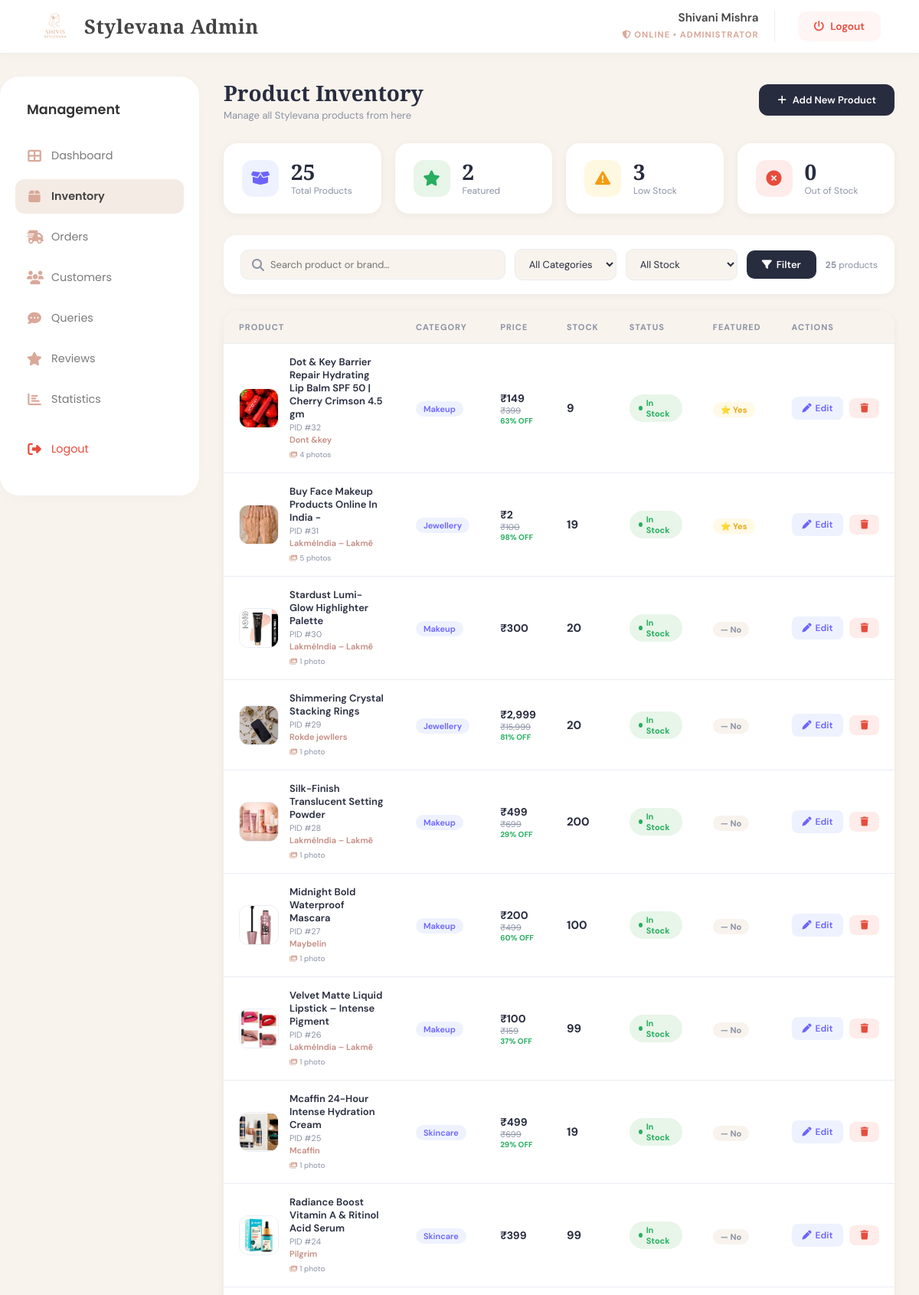
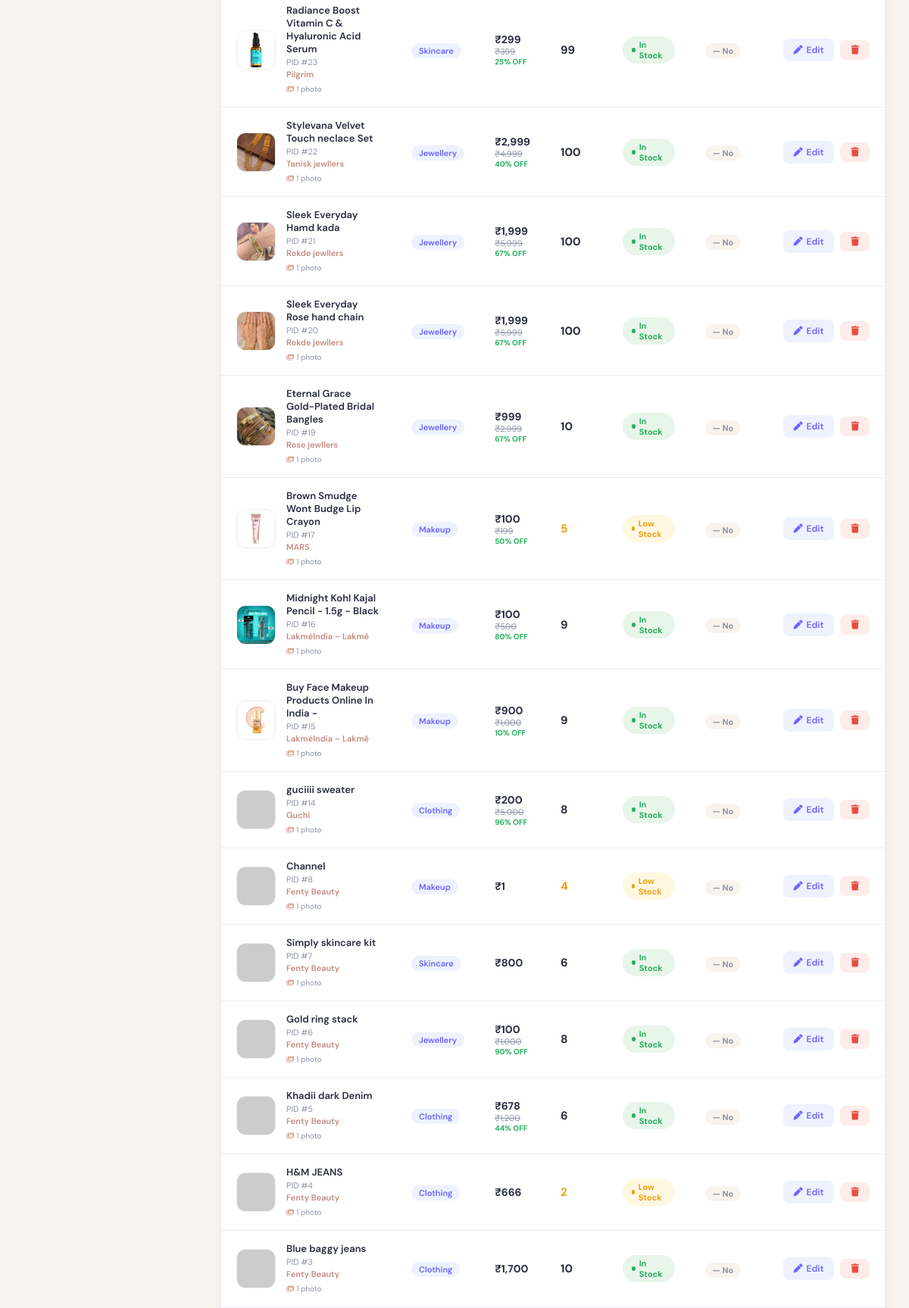
The page /admin-page/product.php (signed in, upper part) on the database its author committed (2 pictures, top to bottom).
### tables this page shows
CREATE TABLE `shop` (
  `pid` int NOT NULL AUTO_INCREMENT,
  `productname` varchar(255) DEFAULT NULL,
  `brand_name` varchar(100) DEFAULT 'Fenty Beauty',
  `productphoto` varchar(500) DEFAULT NULL,
  `productdescription` text,
  `category` varchar(45) DEFAULT NULL,
  `productprice` int DEFAULT NULL,
  `delivery_type` varchar(50) DEFAULT 'Free Delivery',
  `original_price` decimal(10,2) DEFAULT NULL,
  `offer_text` varchar(50) DEFAULT NULL,
  `stock_qty` int DEFAULT '10',
  `is_featured` tinyint(1) DEFAULT '0',
  `photo2` varchar(300) DEFAULT NULL,
  `photo3` varchar(300) DEFAULT NULL,
  `photo4` varchar(300) DEFAULT NULL,
  `photo5` varchar(300) DEFAULT NULL,
  PRIMARY KEY (`pid`)
);

### admin-page/product.php (the view, shortened to what this page needs)
<?php
$cn = make_connection();
$total_res   = mysqli_query($cn, "SELECT COUNT(*) as c FROM shop");
$total_prods = mysqli_fetch_assoc($total_res)['c'] ?? 0;
$out_res   = mysqli_query($cn, "SELECT COUNT(*) as c FROM shop WHERE stock_qty <= 0");
$out_count = mysqli_fetch_assoc($out_res)['c'] ?? 0;
$low_res   = mysqli_query($cn, "SELECT COUNT(*) as c FROM shop WHERE stock_qty > 0 AND stock_qty <= 5");
$low_count = mysqli_fetch_assoc($low_res)['c'] ?? 0;
$feat_res   = mysqli_query($cn, "SELECT COUNT(*) as c FROM shop WHERE is_featured = 1");
$feat_count = mysqli_fetch_assoc($feat_res)['c'] ?? 0;
$search       = isset($_GET['s'])     ? trim($_GET['s'])   : '';
$cat          = isset($_GET['cat'])   ? trim($_GET['cat']) : '';
$stock_filter = isset($_GET['stock']) ? trim($_GET['stock']) : '';
$where = "WHERE 1=1";
$rs           = mysqli_query($cn, "SELECT * FROM shop $where ORDER BY pid DESC");
$result_count = mysqli_num_rows($rs);
?>
<!DOCTYPE html>
<html lang="en">
<head>
  <link rel="stylesheet" href="https://cdnjs.cloudflare.com/ajax/libs/font-awesome/6.0.0-beta3/css/all.min.css">
</head>
<body>
<?php include("header.php"); ?>
<div class="admin-layout">
  <?php include("sidebar.php"); ?>
  <div class="main-area">
    <div class="topbar">
      <div>
        <h1>Product Inventory</h1>
        <p>Manage all Stylevana products from here</p>
      </div>
      <a href="addproduct.php" class="btn-add"><i class="fas fa-plus"></i> Add New Product</a>
    </div>
    <div class="stat-grid">
      <div class="stat-card">
        <div class="stat-icon si-total"><i class="fas fa-box-open"></i></div>
        <div><div class="stat-num"><?php echo $total_prods; ?></div><div class="stat-lbl">Total Products</div></div>
      </div>
      <div class="stat-card">
        <div class="stat-icon si-feat"><i class="fas fa-star"></i></div>
        <div><div class="stat-num"><?php echo $feat_count; ?></div><div class="stat-lbl">Featured</div></div>
      </div>
      <div class="stat-card">
        <div class="stat-icon si-low"><i class="fas fa-exclamation-triangle"></i></div>
        <div><div class="stat-num"><?php echo $low_count; ?></div><div class="stat-lbl">Low Stock</div></div>
      </div>
      <div class="stat-card">
        <div class="stat-icon si-out"><i class="fas fa-times-circle"></i></div>
        <div><div class="stat-num"><?php echo $out_count; ?></div><div class="stat-lbl">Out of Stock</div></div>
      </div>
    </div>
    <form method="GET" action="product.php" id="filterForm">
      <div class="filter-bar">
        <div class="search-wrap">
          <i class="fas fa-search"></i>
          <input type="text" name="s"
                 placeholder="Search product or brand…"
                 value="<?php echo htmlspecialchars($search); ?>"
                 autocomplete="off">
        </div>
        <select name="cat" class="f-select">
          <option value="">All Categories</option>
        </select>
        <select name="stock" class="f-select">
          <option value="">All Stock</option>
        </select>
        <button type="submit" class="f-btn"><i class="fas fa-filter"></i> Filter</button>
        <span class="result-count">
          <strong><?php echo $result_count; ?></strong> product<?php echo $result_count!=1?'s':''; ?>
        </span>
      </div>
    </form>
    <div class="table-card">
      <table>
        <thead>
          <tr>
            <th>Product</th>
            <th>Category</th>
            <th>Price</th>
            <th>Stock</th>
            <th>Status</th>
            <th>Featured</th>
            <th>Actions</th>
          </tr>
        </thead>
        <tbody>
          <?php if($result_count === 0): ?>
          <tr><td colspan="7">
            <div class="empty-state">
              <div class="emo">📦</div>
              <div>No products found<?php echo ($search||$cat||$stock_filter) ? ' matching your filters' : ''; ?>.</div>
              <?php if($search||$cat||$stock_filter): ?>
                <a href="product.php" class="try-clear"><i class="fas fa-times-circle"></i> Clear filters & try again</a>
              <?php endif; ?>
            </div>
          </td></tr>
          <?php else: ?>
          <?php while($row = mysqli_fetch_assoc($rs)):
            $stk = (int)$row['stock_qty'];
            if($stk <= 0)     { $badge='out-of-stock'; $btext='Out of Stock'; }
            elseif($stk <= 5) { $badge='low-stock';    $btext='Low Stock'; }
            else              { $badge='in-stock';      $btext='In Stock'; }
            $sell = (float)$row['productprice'];
            $mrp  = (!empty($row['original_price']) && (float)$row['original_price'] > 0)
                    ? (float)$row['original_price'] : $sell;
            $disc = ($mrp > $sell) ? round((($mrp - $sell) / $mrp) * 100) : 0;
            $feat = (!empty($row['is_featured']) && $row['is_featured'] == 1);
            $photo_count = 1;
            foreach(['photo2','photo3','photo4','photo5'] as $pcol) {
              if(!empty($row[$pcol])) $photo_count++;
            }
          ?>
          <tr>
            <td>
              <div class="prod-cell">
                <img src="<?php echo htmlspecialchars($row['productphoto']); ?>"
                     class="prod-thumb"
                     alt="<?php echo htmlspecialchars($row['productname']); ?>"
                     onerror="this.src='https://via.placeholder.com/52x52/f5f5f5/ccc?text=?'">
                <div>
                  <div class="prod-name"><?php echo htmlspecialchars($row['productname']); ?></div>
                  <div class="prod-pid">PID #<?php echo $row['pid']; ?></div>
                  <?php if(!empty($row['brand_name'])): ?>
                    <div class="prod-brand"><?php echo htmlspecialchars($row['brand_name']); ?></div>
                  <?php endif; ?>
                  <div class="photo-count">
                    <i class="fas fa-images"></i> <?php echo $photo_count; ?> photo<?php echo $photo_count>1?'s':''; ?>
                  </div>
                </div>
              </div>
            </td>
            <td><span class="cat-pill"><?php echo htmlspecialchars(ucfirst($row['category'])); ?></span></td>
            <td>
              <div class="price-cell">₹<?php echo number_format($sell); ?></div>
              <?php if($disc > 0): ?>
                <div class="price-old-sm">₹<?php echo number_format($mrp); ?></div>
                <div class="disc-sm"><?php echo $disc; ?>% OFF</div>
              <?php endif; ?>
            </td>
            <td style="font-weight:700; font-size:15px; color:<?php echo $stk<=0?'var(--red)':($stk<=5?'var(--orange)':'var(--dark)'); ?>">
              <?php echo $stk; ?>
            </td>
            <td><span class="badge <?php echo $badge; ?>"><?php echo $btext; ?></span></td>
            <td><span class="feat-pill <?php echo $feat?'yes':'no'; ?>"><?php echo $feat?'⭐ Yes':'— No'; ?></span></td>
            <td>
              <div class="actions-cell">
                <a href="modifyproduct.php?pid=<?php echo $row['pid']; ?>" class="action-btn edit">
                  <i class="fas fa-pen"></i> Edit
                </a>
                <a href="productdelet.php?r=<?php echo $row['pid']; ?>" class="action-btn delete"
                   onclick="return confirm('Remove this product from Stylevana?')">
                  <i class="fas fa-trash"></i>
                </a>
              </div>
            </td>
          </tr>
          <?php endwhile; ?>
          <?php endif; ?>
        </tbody>
      </table>
    </div>
  </div>
</div>
</body>
</html>

### admin-page/header.php (style rules this page uses)
:root { --bg: #F8F3ED; --rose: #D9A899; --white: #fff; --text: #444; --gray: #7A7A7A; --red: #e74c3c; }

### rows shown on the page
shop: productphoto (picture), productname "Dot & Key Barrier Repair Hydrating Lip Balm SPF 50 | Cherry Crimson 4.5 gm", pid "32", brand_name "Dont &key", photo_count "4", category "Makeup", productprice "149", original_price "399", disc "63", stock_qty "9", stock_qty "In Stock", is_featured "⭐ Yes"
shop: productphoto (picture), productname "Buy Face Makeup Products Online In India -", pid "31", brand_name "LakméIndia – Lakmē", photo_count "5", category "Jewellery", productprice "2", original_price "100", disc "98", stock_qty "19", stock_qty "In Stock", is_featured "⭐ Yes"
shop: productphoto (picture), productname "Stardust Lumi-Glow Highlighter Palette", pid "30", brand_name "LakméIndia – Lakmē", photo_count "1", category "Makeup", productprice "300", stock_qty "20", stock_qty "In Stock", is_featured "— No"
shop: productphoto (picture), productname "Shimmering Crystal Stacking Rings", pid "29", brand_name "Rokde jewllers", photo_count "1", category "Jewellery", productprice "2,999", original_price "15,999", disc "81", stock_qty "20", stock_qty "In Stock", is_featured "— No"
shop: productphoto (picture), productname "Silk-Finish Translucent Setting Powder", pid "28", brand_name "LakméIndia – Lakmē", photo_count "1", category "Makeup", productprice "499", original_price "699", disc "29", stock_qty "200", stock_qty "In Stock", is_featured "— No"
shop: productphoto (picture), productname "Midnight Bold Waterproof Mascara", pid "27", brand_name "Maybelin", photo_count "1", category "Makeup", productprice "200", original_price "499", disc "60", stock_qty "100", stock_qty "In Stock", is_featured "— No"
shop: productphoto (picture), productname "Velvet Matte Liquid Lipstick – Intense Pigment", pid "26", brand_name "LakméIndia – Lakmē", photo_count "1", category "Makeup", productprice "100", original_price "159", disc "37", stock_qty "99", stock_qty "In Stock", is_featured "— No"
shop: productphoto (picture), productname "Mcaffin 24-Hour Intense Hydration Cream", pid "25", brand_name "Mcaffin", photo_count "1", category "Skincare", productprice "499", original_price "699", disc "29", stock_qty "19", stock_qty "In Stock", is_featured "— No"
shop: productphoto (picture), productname "Radiance Boost Vitamin A & Ritinol Acid Serum", pid "24", brand_name "Pilgrim", photo_count "1", category "Skincare", productprice "399", stock_qty "99", stock_qty "In Stock", is_featured "— No"
shop: productphoto (picture), productname "Radiance Boost Vitamin C & Hyaluronic Acid Serum", pid "23", brand_name "Pilgrim", photo_count "1", category "Skincare", productprice "299", original_price "399", disc "25", stock_qty "99", stock_qty "In Stock", is_featured "— No"
shop: productphoto (picture), productname "Stylevana Velvet Touch neclace Set", pid "22", brand_name "Tanisk jewllers", photo_count "1", category "Jewellery", productprice "2,999", original_price "4,999", disc "40", stock_qty "100", stock_qty "In Stock", is_featured "— No"
shop: productphoto (picture), productname "Sleek Everyday Hamd kada", pid "21", brand_name "Rokde jewllers", photo_count "1", category "Jewellery", productprice "1,999", original_price "5,999", disc "67", stock_qty "100", stock_qty "In Stock", is_featured "— No"
shop: productphoto (picture), productname "Sleek Everyday Rose hand chain", pid "20", brand_name "Rokde jewllers", photo_count "1", category "Jewellery", productprice "1,999", original_price "5,999", disc "67", stock_qty "100", stock_qty "In Stock", is_featured "— No"
shop: productphoto (picture), productname "Eternal Grace Gold-Plated Bridal Bangles", pid "19", brand_name "Rose jewllers", photo_count "1", category "Jewellery", productprice "999", original_price "2,999", disc "67", stock_qty "10", stock_qty "In Stock", is_featured "— No"
shop: productphoto (picture), productname "Brown Smudge Wont Budge Lip Crayon", pid "17", brand_name "MARS", photo_count "1", category "Makeup", productprice "100", original_price "199", disc "50", stock_qty "5", stock_qty "Low Stock", is_featured "— No"
shop: productphoto (picture), productname "Midnight Kohl Kajal Pencil - 1.5g - Black", pid "16", brand_name "LakméIndia – Lakmē", photo_count "1", category "Makeup", productprice "100", original_price "500", disc "80", stock_qty "9", stock_qty "In Stock", is_featured "— No"
shop: productphoto (picture), productname "Buy Face Makeup Products Online In India -", pid "15", brand_name "LakméIndia – Lakmē", photo_count "1", category "Makeup", productprice "900", original_price "1,000", disc "10", stock_qty "9", stock_qty "In Stock", is_featured "— No"
shop: productname "guciiii sweater", pid "14", brand_name "Guchi", photo_count "1", category "Clothing", productprice "200", original_price "5,000", disc "96", stock_qty "8", stock_qty "In Stock", is_featured "— No"
shop: productname "Channel", pid "8", brand_name "Fenty Beauty", photo_count "1", category "Makeup", productprice "1", stock_qty "4", stock_qty "Low Stock", is_featured "— No"
shop: productname "Simply skincare kit", pid "7", brand_name "Fenty Beauty", photo_count "1", category "Skincare", productprice "800", stock_qty "6", stock_qty "In Stock", is_featured "— No"
shop: productname "Gold ring stack", pid "6", brand_name "Fenty Beauty", photo_count "1", category "Jewellery", productprice "100", original_price "1,000", disc "90", stock_qty "8", stock_qty "In Stock", is_featured "— No"
shop: productname "Khadii dark Denim", pid "5", brand_name "Fenty Beauty", photo_count "1", category "Clothing", productprice "678", original_price "1,200", disc "44", stock_qty "6", stock_qty "In Stock", is_featured "— No"
shop: productname "H&M JEANS", pid "4", brand_name "Fenty Beauty", photo_count "1", category "Clothing", productprice "666", stock_qty "2", stock_qty "Low Stock", is_featured "— No"
shop: productname "Blue baggy jeans", pid "3", brand_name "Fenty Beauty", photo_count "1", category "Clothing", productprice "1,700", stock_qty "10", stock_qty "In Stock", is_featured "— No"

### other values the page prints
$total_prods "25"
$feat_count "2"
$low_count "3"
$out_count "0"
$result_count "25"
